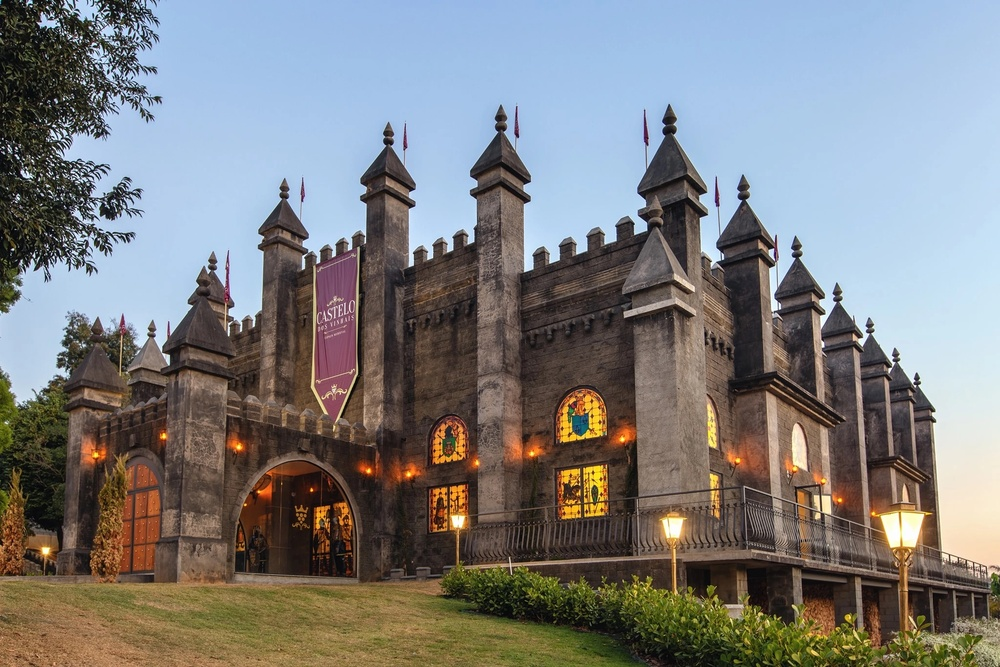
#> input picture img/castelo.jpeg, 1000 x 667 px, shrunk from 2048 x 1365 before the run, found by its file name
$ python castelo.py
#> lines starting #> are read from the running program, lines starting #| are printed output that depends on the picture; after the words box and inside, x2 and y2 are one past the last pixel; in counts of white or black regions, pixels touching at a corner belong together
import math
import numpy as np
import cv2
import matplotlib.pyplot as plt

#Importa e converta para RGB
img = cv2.imread('./img/castelo.jpeg')
#> img is the input picture: shape (667, 1000, 3); mean B, G, R 125.5, 125.3, 125.3
img = cv2.cvtColor(img, cv2.COLOR_BGR2RGB)

#Convertendo para preto e branco (RGB -> Gray Scale -> BW)
img_gray = cv2.cvtColor(img, cv2.COLOR_RGB2GRAY)
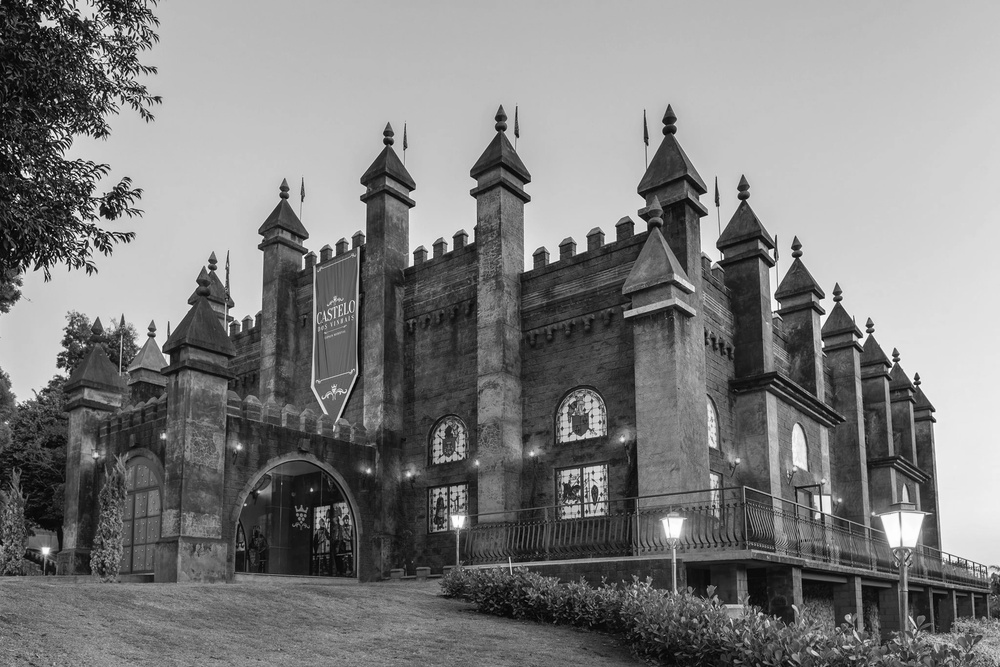
#> img_gray: shape (667, 1000); min 0, max 255, mean 125.3
a = img_gray.max()
#> a = 255

tamanhoKernel = 5
kernel = np.ones((tamanhoKernel,tamanhoKernel), np.uint8)

#Filtro de ruído (bluring)
img_blur = cv2.blur(img_gray, ksize=(tamanhoKernel,tamanhoKernel))

# Detecção borda com Canny (com blurry)
edges_blur = cv2.Canny(image=img_blur, threshold1=a/2, threshold2=a/2)
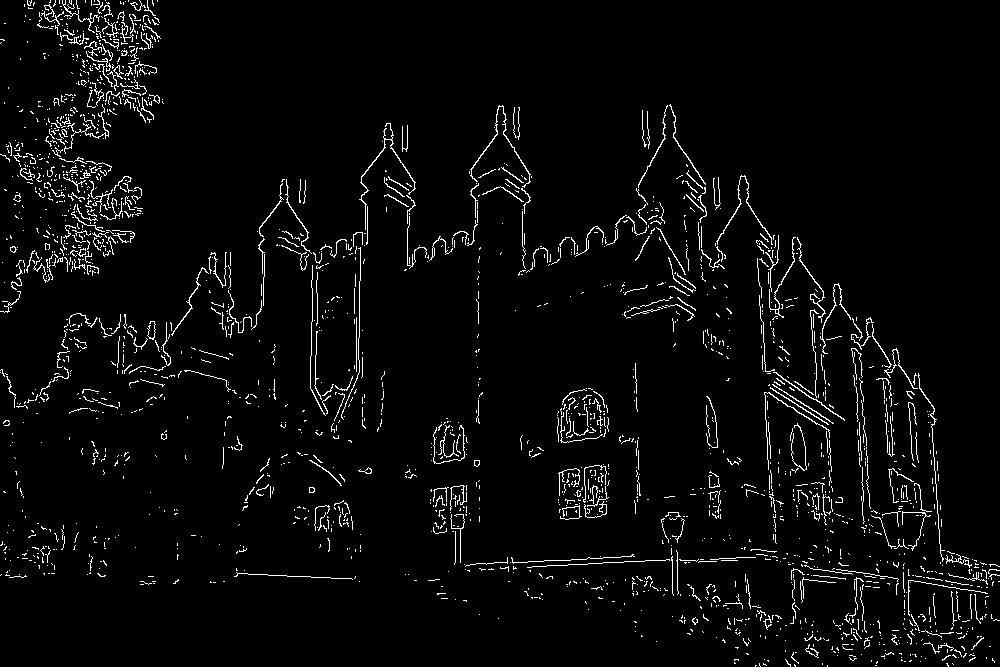
#> edges_blur: shape (667, 1000); 3.7% white in thin lines or dots

# Contorno
contours, hierarchy = cv2.findContours(
  image = edges_blur,
  mode = cv2.RETR_TREE,
  method = cv2.CHAIN_APPROX_SIMPLE
)
#> contours = 2243 contours, 2204 with area under 20; largest, box (x1, y1, x2, y2) and area: (359, 123, 416, 230) 83, (470, 105, 531, 188) 80, (716, 175, 773, 245) 62, (797, 237, 826, 323) 53, (769, 237, 796, 318) 48
contours = sorted(contours, key = cv2.contourArea, reverse = True)
img_copy = img.copy()
finalImage = cv2.drawContours(
  img_copy, contours,
  contourIdx = -1,
  color = (255, 0, 0),
  thickness = 2
)
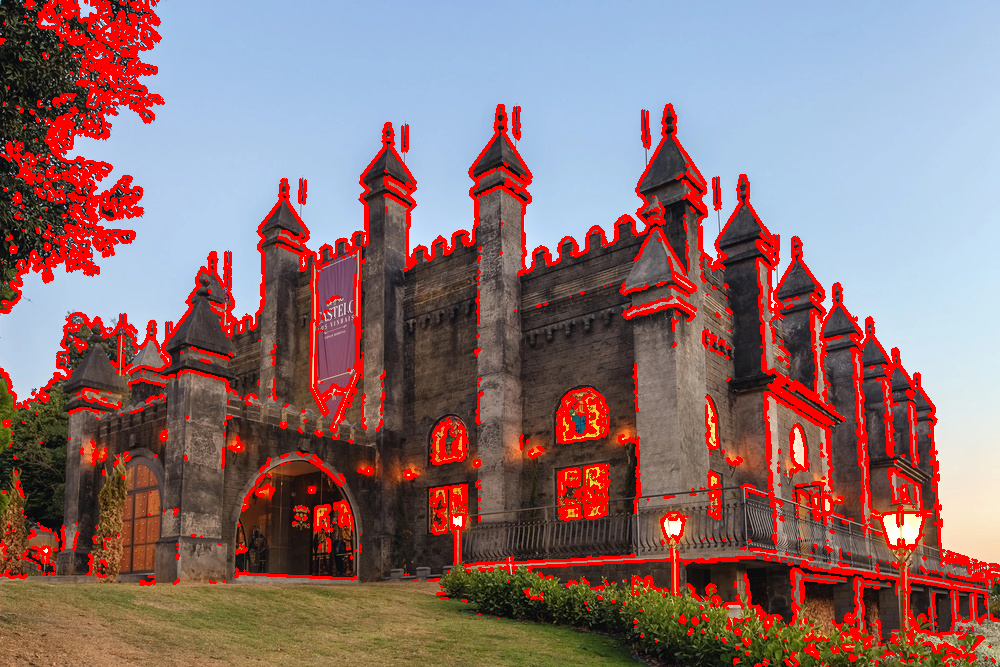
#> finalImage: shape (667, 1000, 3); mean R, G, B 141.3, 112.8, 114.4

#plot imagens
imagens = [img,img_gray,img_blur,edges_blur,finalImage]
formatoX = math.ceil(len(imagens)**.5)
#> formatoX = 3
if (formatoX**2-len(imagens))>formatoX:
    formatoY = formatoX-1
#> formatoY = 2
else:
    formatoY = formatoX
for i in range(len(imagens)):
    plt.subplot(formatoY, formatoX, i + 1)
    plt.imshow(imagens[i],'gray')
    plt.xticks([]),plt.yticks([])
#> this loop made 5 passes
plt.show()
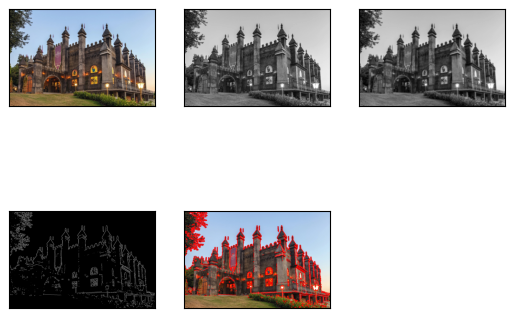
#> figure drawn by matplotlib, 5 panels

#plot imagens
imagens = [finalImage]
formatoX = math.ceil(len(imagens)**.5)
#> formatoX = 1
if (formatoX**2-len(imagens))>formatoX:
    formatoY = formatoX-1
else:
    formatoY = formatoX
#> formatoY = 1
for i in range(len(imagens)):
    plt.subplot(formatoY, formatoX, i + 1)
    plt.imshow(imagens[i],'gray')
    plt.xticks([]),plt.yticks([])
#> this loop made 1 pass
plt.show()
